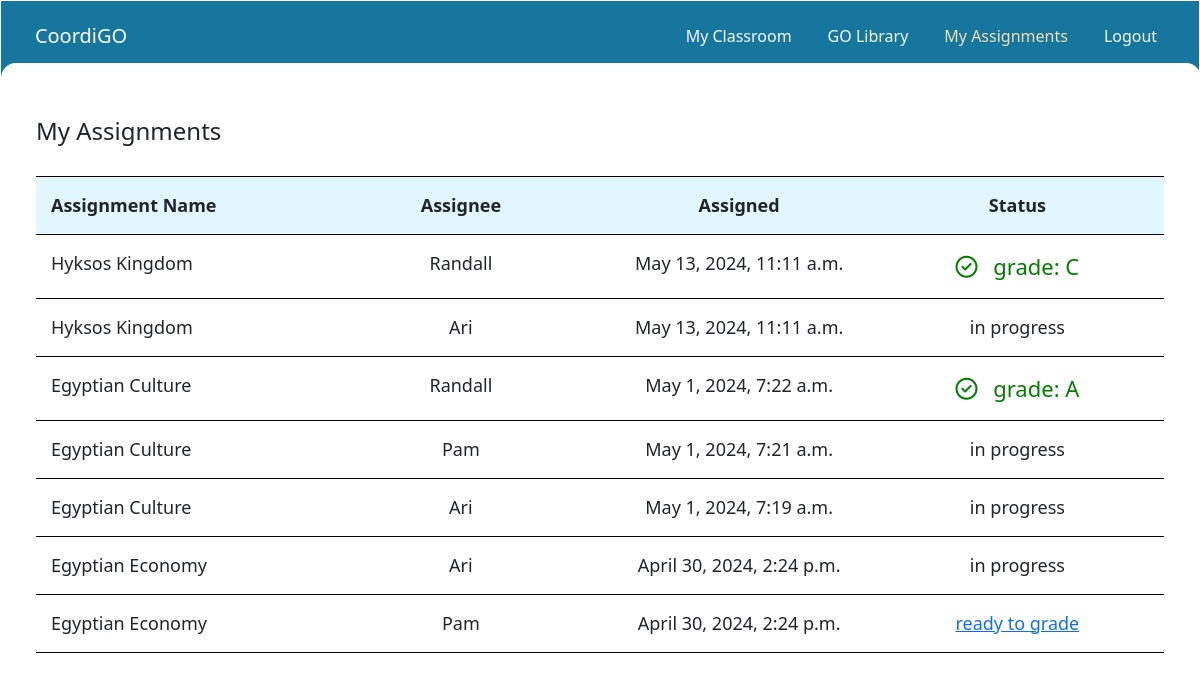
The app's page /my_assignments (signed in), older data.
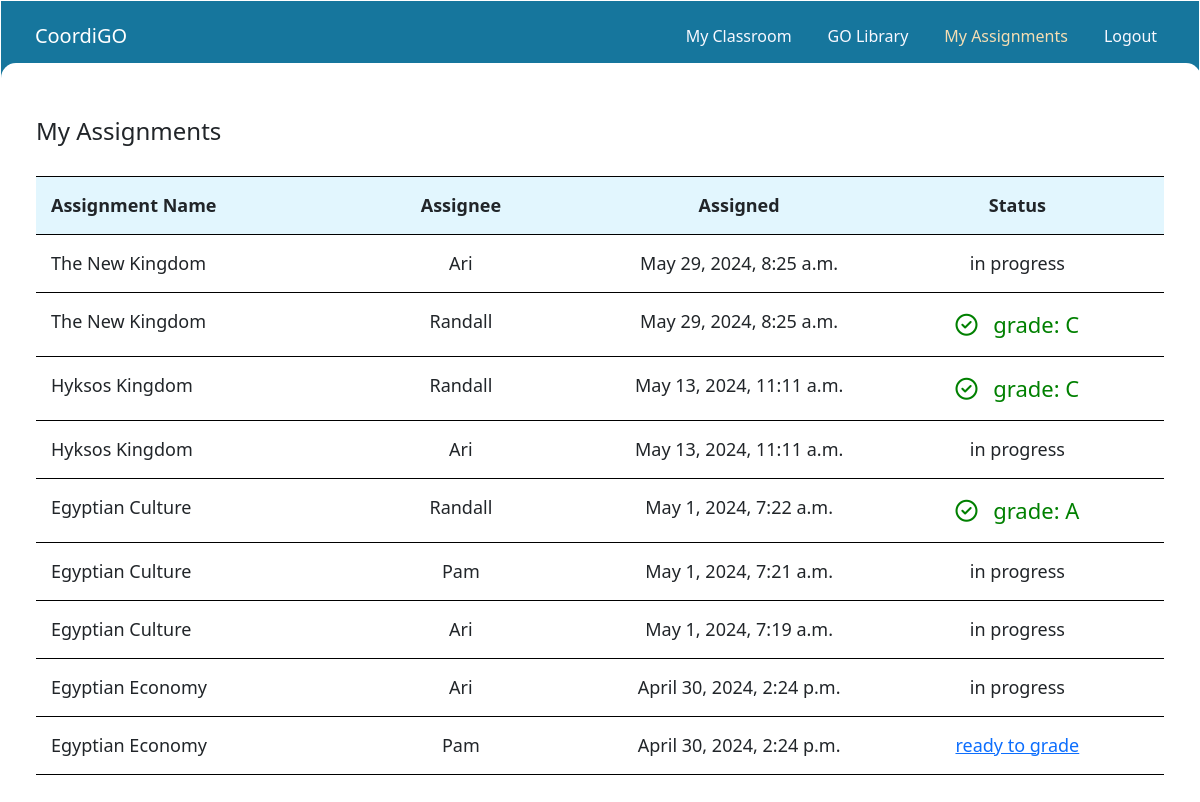
The same page, newer data.
### coordi/models.py (models this page shows, shortened)
class Assignments(models.Model):
    student_id = models.ForeignKey(User, on_delete=models.CASCADE, default="")
    go_id = models.ForeignKey(CustomGO, on_delete=models.CASCADE, default="")
    assigned = models.DateTimeField(blank=True, null=True, verbose_name='assigned')
    completed = models.DateTimeField(blank=True, null=True, verbose_name='completed')
    graded = models.DateTimeField(blank=True, null=True, verbose_name='graded')
    grade = models.CharField(max_length=1, default="", null=True, blank=True)

class CustomGO(models.Model):
    type = models.CharField(choices=GO_Types, max_length=64, default="")
    name = models.CharField(max_length=64, default="")
    instruction = models.CharField(max_length=320, default="")
    numRows = models.IntegerField(blank=True, null=True)
    col1Title = models.CharField(max_length=64, default="")
    col2Title = models.CharField(max_length=64, default="")
    def __str__(self):
        return f"{self.name}"

class User(AbstractUser):
    user_type = models.CharField(choices=User_Types, max_length=60, default="")
    def __str__(self):
        return f"{self.username}"

### coordi/views.py (the view)
# urls.py: path("my_assignments", views.assignments, name="assignments"),
@login_required
def assignments(request):
    assignments = Assignments.objects.all().order_by('-assigned')
    return render(request, "coordi/assignments.html", {
        "assignments" : assignments
    })

### coordi/templates/coordi/assignments.html
{% extends "coordi/layout.html" %}
{% block nav %}
    {% include "coordi/navTeacher.html" %}
{% endblock %}
{% block body %}
    <h1>My Assignments</h1>
    <div class="grid-table-wrapper">
        <div class="grid-row-wrapper">
            <p>Assignment Name</p>
            <p>Assignee</p>
            <p>Assigned</p>
            <p>Status</p>
        </div>
        {% for assignment in assignments %}
            <div class="grid-row-wrapper">
                <p>{{assignment.go_id}}</p>
                <p>{{assignment.student_id}}</p>
                <p>{{assignment.assigned}}</p>
                {% if not assignment.completed %}
                    <p> in progress </p>
                {% endif %}
                {% if assignment.completed and not assignment.graded %}
                    <p>
                        <a href="{% url 'grades' %}"> ready to grade </a>
                    </p>
                {% endif %}
                {% if assignment.graded %}
                    <p class="success"><i class="fa-regular fa-circle-check"></i> grade: {{assignment.grade}}</p>
                {% endif %}
            </div>
        {% endfor %}
    </div>
{% endblock %}

### coordi/templates/coordi/layout.html (shortened to what this page needs)
{% load static %}
<!DOCTYPE html>
<html lang="en">
    <head>
        <link rel="stylesheet" href="https://stackpath.bootstrapcdn.com/bootstrap/4.4.1/css/bootstrap.min.css">
        <link href="https://cdn.jsdelivr.net/npm/bootstrap@5.0.2/dist/css/bootstrap.min.css" rel="stylesheet">
        <link rel="stylesheet" href="{% static 'coordi/styles.css' %}">
    </head>
    {% if user.is_authenticated %}
        <body>
            {% block nav %}
            {% endblock %}
    {% endif %}
    {% block body %}
    {% endblock %}
    </body>
</html>

### coordi/templates/coordi/navTeacher.html (shortened to what this page needs)
{% load static %}
<nav id="header" class="navbar navbar-expand-lg navbar-dark bg-coordi">
    <a class="navbar-brand" href="{% url 'index' %}">Coordi<span>GO</span></a>
    <div style="margin-left: auto;">
        <ul class="navbar-nav bd-navbar-nav flex-row">
            <li class="nav-item">
                <a class="nav-link ghostwhite {% if 'classroom' in request.path %}active{% endif %}" href="{% url 'classroom' %}">My Classroom</a>
            </li>
            <li class="nav-item">
                <a class="nav-link ghostwhite {% if 'library' in request.path %}active{% endif %}" href="{% url 'library' %}">GO Library</a>
            </li>
            <li class="nav-item">
                <a class="nav-link ghostwhite {% if 'assignments' in request.path %}active{% endif %}" href="{% url 'assignments' %}">My Assignments</a>
            </li>
            <li class="nav-item">
                <a class="nav-link ghostwhite" href="{% url 'logout' %}">Logout</a>
            </li>
        </ul>
        <div class="nav-rounded-bottom"></div>
    </nav>

### coordi/static/coordi/styles.css (style rules this page uses)
:root { --color-top-nav: #16769d; --color-login-gray: #d2cfc1; --color-teacher-classtoom: #F6E2A8; --color-go-library: #BBECFD; --color-go-blue-light: #E2F6FE; --color-assignments-teacher: #D0E9BA; --color-teacher-button: #2F2965; }
.ghostwhite { color: ghostwhite !important; }
body { background: white; margin: 3%; }
nav { margin: -3.1% -3.1% 3%; position: relative; padding-bottom: 20px !important; }
.navbar-nav { gap: 20px; margin-left: auto; }
.active { color: wheat !important; font-weight: 400 !important; }
.bg-coordi { background: var(--color-top-nav); padding: .5rem 3%; }
.nav-rounded-bottom { height: 40px; width: 100vw; background: white; position: absolute; bottom: -20px; border-radius: 15px; left: 0px; }
h1 { font-size: 1.5rem; font-weight: 500; margin-bottom: 30px; z-index: 1; position: relative; }
p { font-size: 18px; max-width: 750px; }
.nav-link { padding: 15px; font-weight: 100; }
.grid-table-wrapper { display: grid; grid-template-rows: auto; }
.grid-table-wrapper div:first-child { font-weight: 600; font-size: 2.2rem; border-top: 1px solid black; background: var(--color-go-blue-light); }
.grid-table-wrapper p:not(:first-child) { text-align: center; }
.grid-row-wrapper, .grid-row-wrapper-assign { display: grid; grid-template-columns: 1fr 1fr 1fr 1fr; border-bottom: 1px solid black; padding: 15px; gap: 15px; }
.grid-row-wrapper p { margin-bottom: 0px; }
.success { margin-bottom: 0 !important; color: green; font-size: 22px; }
.fa-regular { margin-right: 10px; }
@media (min-width: 650px) { .navbar-nav { display: flex; } }

Row changes from the older to the newer data that the page shows:
added Assignments: go_id "The New Kingdom", student_id "Ari", assigned "May 29, 2024, 8:25 a.m.", shows "in progress"
added Assignments: go_id "The New Kingdom", student_id "Randall", assigned "May 29, 2024, 8:25 a.m.", grade "C"
